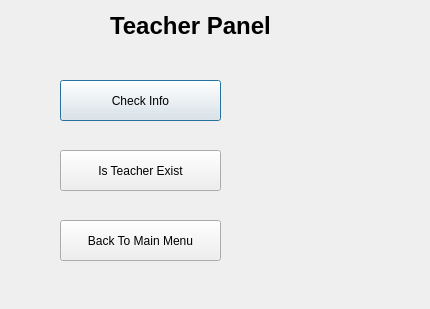
<?xml version="1.0" encoding="UTF-8"?>
<ui version="4.0">
 <class>teacherdes</class>
 <widget class="QDialog" name="teacherdes">
  <property name="geometry">
   <rect>
    <x>0</x>
    <y>0</y>
    <width>430</width>
    <height>309</height>
   </rect>
  </property>
  <property name="windowTitle">
   <string>Dialog</string>
  </property>
  <widget class="QLabel" name="label">
   <property name="geometry">
    <rect>
     <x>110</x>
     <y>10</y>
     <width>201</width>
     <height>31</height>
    </rect>
   </property>
   <property name="font">
    <font>
     <pointsize>18</pointsize>
     <bold>true</bold>
    </font>
   </property>
   <property name="text">
    <string>Teacher Panel</string>
   </property>
  </widget>
  <widget class="QPushButton" name="pushButton">
   <property name="geometry">
    <rect>
     <x>60</x>
     <y>80</y>
     <width>161</width>
     <height>41</height>
    </rect>
   </property>
   <property name="text">
    <string>Check Info</string>
   </property>
  </widget>
  <widget class="QPushButton" name="pushButton_2">
   <property name="geometry">
    <rect>
     <x>60</x>
     <y>150</y>
     <width>161</width>
     <height>41</height>
    </rect>
   </property>
   <property name="text">
    <string>Is Teacher Exist</string>
   </property>
  </widget>
  <widget class="QPushButton" name="pushButton_3">
   <property name="geometry">
    <rect>
     <x>60</x>
     <y>220</y>
     <width>161</width>
     <height>41</height>
    </rect>
   </property>
   <property name="text">
    <string>Back To Main Menu</string>
   </property>
  </widget>
 </widget>
 <resources/>
 <connections/>
</ui>
